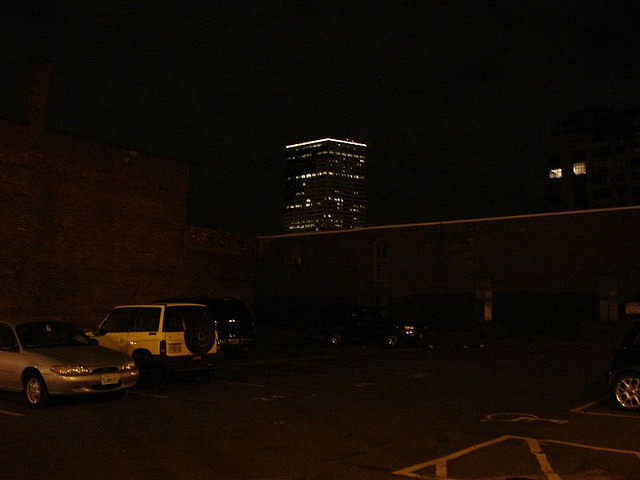
#> input picture data/car01.jpg, 640 x 480 px
$ jupyter execute CVL_Assignment01.ipynb
#> lines starting #> are read from the running program, lines starting #| are printed output that depends on the picture
#> further down, img_bgr is the input picture: shape (480, 640, 3); mean B, G, R 5.1, 11.5, 18.5
[cell 1]
import cv2
import numpy as np
import matplotlib.pyplot as plt

# ========= Helper =========
def rgb_hist(img_bgr):
    hists = []
    for i in range(3):
        h = cv2.calcHist([img_bgr], [i], None, [256], [0, 256])
        hists.append(h)
    return hists

def contrast_stretch_v(img_bgr, low_p=1.0, high_p=99.0):
#> called with low_p = 1, high_p = 99
    hsv = cv2.cvtColor(img_bgr, cv2.COLOR_BGR2HSV).astype(np.float32)
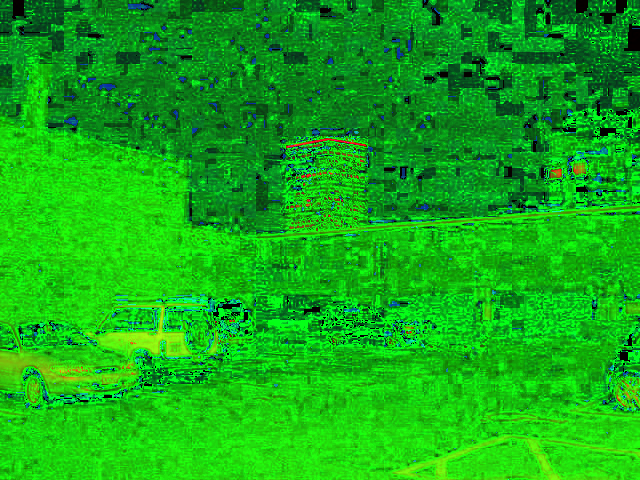
#> hsv: shape (480, 640, 3) float32; mean B, G, R 21.1, 172.7, 18.7
    V = hsv[..., 2]
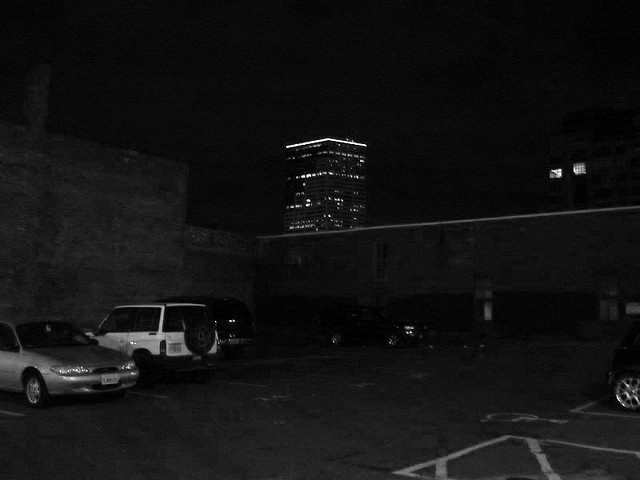
#> V: shape (480, 640) float32; min 0, max 255, mean 18.7
    p_low  = np.percentile(V, low_p)
#> p_low = 2
    p_high = np.percentile(V, high_p)
#> p_high = 106
    if p_high <= p_low:  # fallback aman
        return img_bgr.copy()
    V = (V - p_low) / (p_high - p_low)
    V = np.clip(V, 0, 1) * 255.0
    hsv[..., 2] = V
    out = cv2.cvtColor(hsv.astype(np.uint8), cv2.COLOR_HSV2BGR)
    return out

def gamma_correction_v(img_bgr, gamma=0.8):
#> called with gamma = 0.8
    hsv = cv2.cvtColor(img_bgr, cv2.COLOR_BGR2HSV).astype(np.float32)
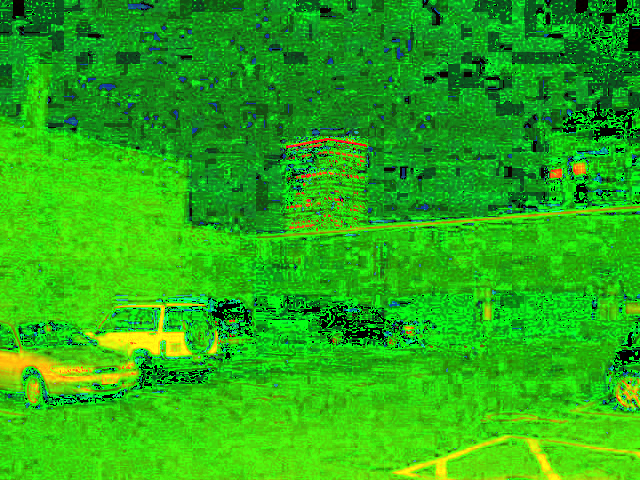
#> hsv: shape (480, 640, 3) float32; mean B, G, R 20.6, 175.3, 39.5
    V = hsv[..., 2] / 255.0
    V = np.power(np.clip(V, 0, 1), gamma)
    hsv[..., 2] = (np.clip(V, 0, 1) * 255.0)
    out = cv2.cvtColor(hsv.astype(np.uint8), cv2.COLOR_HSV2BGR)
    return out

def white_balance_lab_neutralize(img_bgr, strength=1.0):
#> called with strength = 0.6
    lab = cv2.cvtColor(img_bgr, cv2.COLOR_BGR2LAB)
#> lab: shape (480, 640, 3); mean of channels 0, 1, 2 37.6, 135.5, 142.8
    L, A, B = cv2.split(lab)
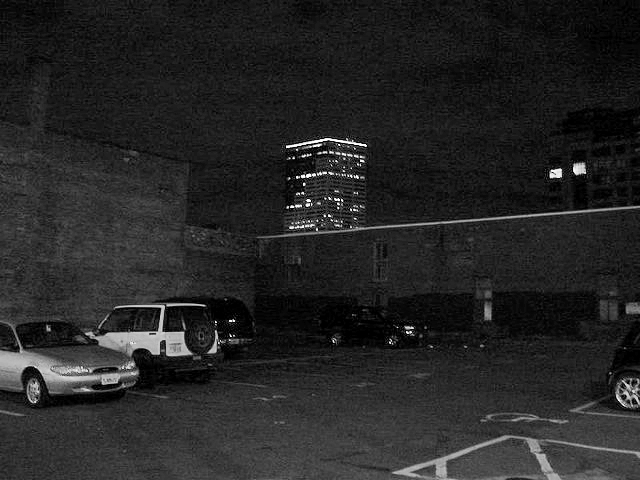
#> L: shape (480, 640); min 0, max 255, mean 37.6
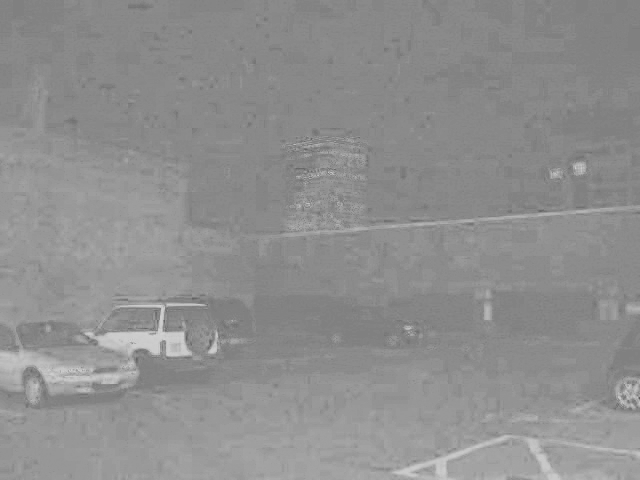
#> B: shape (480, 640); min 90, max 210, mean 142.8
    A = A.astype(np.float32); B = B.astype(np.float32)
    mean_a = float(np.mean(A)); mean_b = float(np.mean(B))
#> after `mean_a = float(np.mean(A))`: mean_a = 135.5
#> after `mean_b = float(np.mean(B))`: mean_b = 142.8
    A = A - strength * (mean_a - 128.0)
    B = B - strength * (mean_b - 128.0)
    A = np.clip(A, 0, 255).astype(np.uint8)
    B = np.clip(B, 0, 255).astype(np.uint8)
    lab_corr = cv2.merge([L, A, B])
#> lab_corr: shape (480, 640, 3); mean of channels 0, 1, 2 37.6, 130.5, 133.8
    return cv2.cvtColor(lab_corr, cv2.COLOR_LAB2BGR)
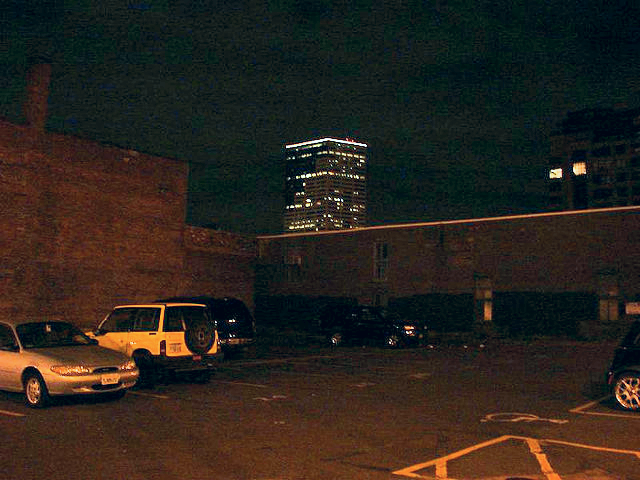
#> returned value: shape (480, 640, 3); mean B, G, R 28.8, 35.5, 42.2

def clahe_on_L(img_bgr, clipLimit=3.0, tileGridSize=(6,6)):
#> called with clipLimit = 2.5, tileGridSize = (6, 6)
    lab = cv2.cvtColor(img_bgr, cv2.COLOR_BGR2LAB)
#> lab: shape (480, 640, 3); mean of channels 0, 1, 2 37.7, 130.9, 134
    L, A, B = cv2.split(lab)
    clahe = cv2.createCLAHE(clipLimit=clipLimit, tileGridSize=tileGridSize)
    Lc = clahe.apply(L)
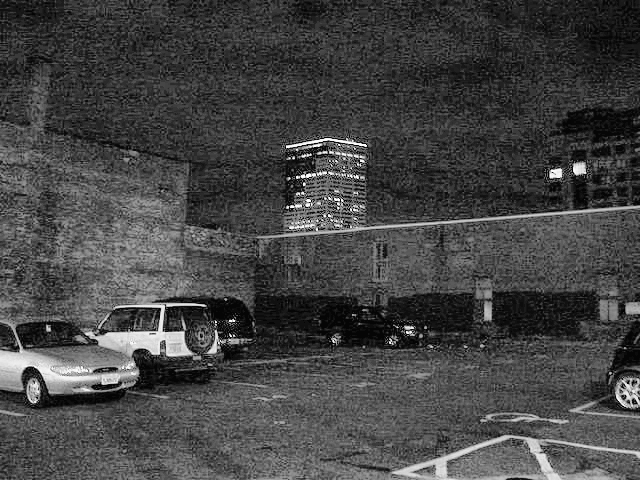
#> Lc: shape (480, 640); min 1, max 254, mean 68.9
    lab_c = cv2.merge([Lc, A, B])
#> lab_c: shape (480, 640, 3); mean of channels 0, 1, 2 68.9, 130.9, 134
    out = cv2.cvtColor(lab_c, cv2.COLOR_LAB2BGR)
    return out

def bilateral_denoise(img_bgr, d=9, sigmaColor=75, sigmaSpace=75):
#> called with d = 9, sigmaColor = 75, sigmaSpace = 75
    return cv2.bilateralFilter(img_bgr, d=d, sigmaColor=sigmaColor, sigmaSpace=sigmaSpace)
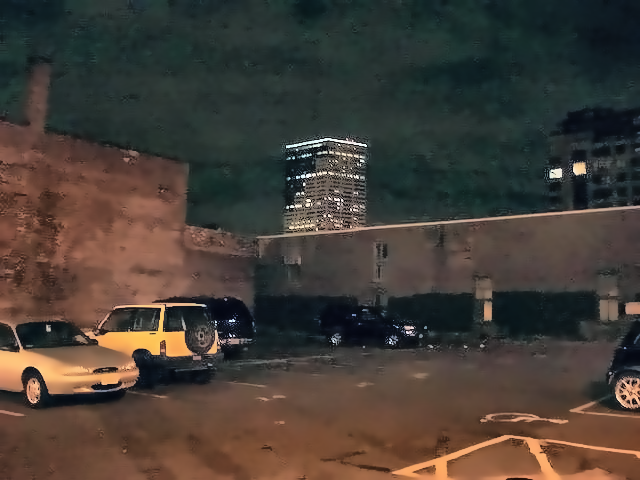
#> returned value: shape (480, 640, 3); mean of channels 0, 1, 2 54.7, 61.8, 69.8; drawn as B, G, R

def _gauss_ksize_from_sigma(sigma):
    k = int(max(3, round(sigma * 6 + 1)))
    return k + 1 if k % 2 == 0 else k

def unsharp_mask(img_bgr, radius=1.2, amount=1.2, threshold=3):
#> called with radius = 1, amount = 1, threshold = 5
    img = img_bgr.astype(np.float32)
    sigma = max(0.1, float(radius))
    ksize = _gauss_ksize_from_sigma(sigma)
    blur = cv2.GaussianBlur(img, (ksize, ksize), sigmaX=sigma, sigmaY=sigma, borderType=cv2.BORDER_REFLECT)

    mask = img - blur
    if threshold > 0:
        thr = np.full_like(mask, float(threshold))
        mask[np.abs(mask) < thr] = 0.0

    sharp = img + float(amount) * mask
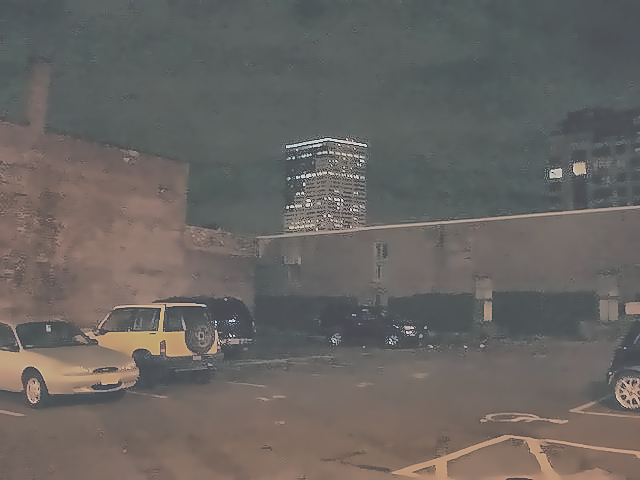
#> sharp: shape (480, 640, 3) float32; mean B, G, R 54.7, 61.8, 69.9; drawn with min black and max white
    sharp = np.clip(sharp, 0, 255).astype(np.uint8)
    return sharp

# ========= 0) Load =========
path = "data/car01.jpg"
img_bgr = cv2.imread(path)
assert img_bgr is not None, "Gambar tidak ditemukan. Cek path!"

# ========= 1) Gray-level Transformation =========
img_gray_cs = contrast_stretch_v(img_bgr, low_p=1.0, high_p=99.0)
img_gray    = gamma_correction_v(img_gray_cs, gamma=0.8)

# ========= 2) White Balance (LAB neutralization) =========
img_wb = white_balance_lab_neutralize(img_gray, strength=0.6)

# ========= 3) CLAHE (L-channel) =========
img_clahe = clahe_on_L(img_wb, clipLimit=2.5, tileGridSize=(6,6))

# ========= 4) Denoise (NLM + Bilateral) =========
img_denoise = cv2.fastNlMeansDenoisingColored(
    img_clahe, None, h=10, hColor=10, templateWindowSize=7, searchWindowSize=21
)
img_bilateral = bilateral_denoise(img_denoise, d=9, sigmaColor=75, sigmaSpace=75)

# ========= 5) Sharpening (Unsharp Mask) =========
img_sharp = unsharp_mask(img_bilateral, radius=1.0, amount=1.0, threshold=5)
cv2.bilateralFilter(img_sharp, d=5, sigmaColor=30, sigmaSpace=30)

# ========= Simpan hasil =========
cv2.imwrite("result_01_graylevel.jpg", img_gray)
cv2.imwrite("result_02_whitebalance.jpg", img_wb)
cv2.imwrite("result_03_clahe_L.jpg", img_clahe)
cv2.imwrite("result_04_denoise_bilateral.jpg", img_bilateral)
cv2.imwrite("result_05_final_sharpen.jpg", img_sharp)

# ========= Plot: Asli vs Gray-level vs WB vs CLAHE vs Denoise vs Final =========
titles = [
    "Original", "Gray-level (Stretch+Gamma)", "White Balance (LAB-neutralize)",
    "CLAHE (L-channel)", "Denoise (NLM + Bilateral)", "Final (Sharpen)"
]
imgs = [img_bgr, img_gray, img_wb, img_clahe, img_bilateral, img_sharp]

rows = len(imgs)
#> rows = 6
plt.figure(figsize=(18, 4*rows))

# Gambar
for i, (t, im) in enumerate(zip(titles, imgs), 1):
    plt.subplot(rows, 2, 2*i - 1)
    plt.imshow(cv2.cvtColor(im, cv2.COLOR_BGR2RGB))
    plt.title(t)
    plt.axis('off')
#> this loop made 6 passes
#> t on passes 1 to 6: 'Original', 'Gray-level (Stretch+Gamma)', 'White Balance (LAB-neutralize)', 'CLAHE (L-channel)', 'Denoise (NLM + Bilateral)', 'Final (Sharpen)'

# Histogram RGB
for i, (t, im) in enumerate(zip(titles, imgs), 1):
    hB, hG, hR = rgb_hist(im)
    plt.subplot(rows, 2, 2*i)
    plt.plot(hB, color='blue', label='B')
    plt.plot(hG, color='green', label='G')
    plt.plot(hR, color='red', label='R')
    plt.title(f"Histogram RGB — {t}")
    plt.xlim([0,256])
    if i == 1:
        plt.legend(loc='upper right')

plt.tight_layout()
plt.show()
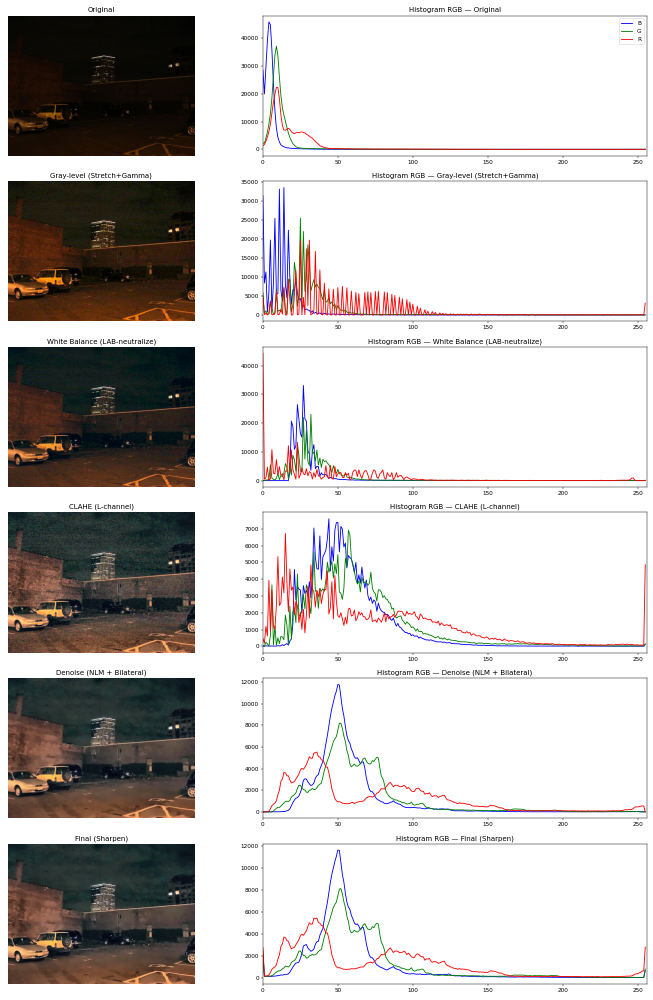
#> figure drawn by matplotlib, 12 panels; panel 7: curve peaks at x = 4, y = 45844; panel 7: curve peaks at x = 9, y = 37130; panel 7: curve peaks at x = 9, y = 22285; panel 8: curve peaks at x = 14, y = 33607

$ run again, with data/car03.jpg copied over data/car01.jpg
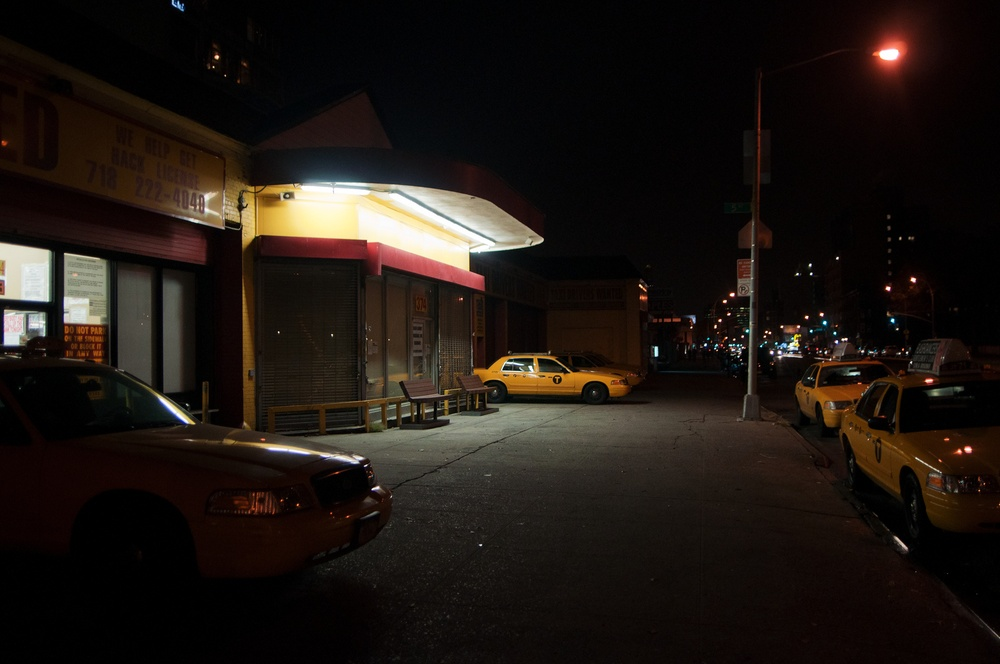
#> input picture data/car03.jpg, 1000 x 664 px, shrunk from 1600 x 1063 before the run
#> img_bgr is the input picture: shape (664, 1000, 3); mean B, G, R 18.6, 23.4, 30.7
#> p_low = 0
#> p_high = 251
#> in white_balance_lab_neutralize, `L, A, B = cv2.split(lab)`:
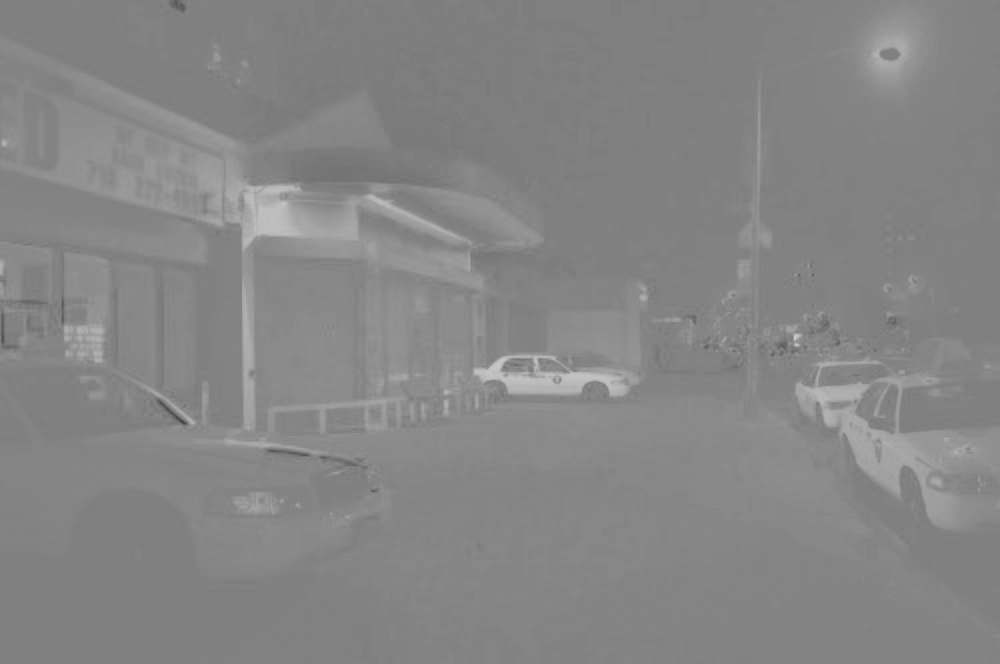
#> B: shape (664, 1000); min 66, max 211, mean 133.5
#> mean_a = 132.1
#> mean_b = 133.5
#> lab_corr: shape (664, 1000, 3); mean of channels 0, 1, 2 31.7, 129.1, 129.5
#> lab_c: shape (664, 1000, 3); mean of channels 0, 1, 2 54.2, 129.9, 129.7
#> in clahe_on_L, `out = cv2.cvtColor(lab_c, cv2.COLOR_LAB2BGR)`:
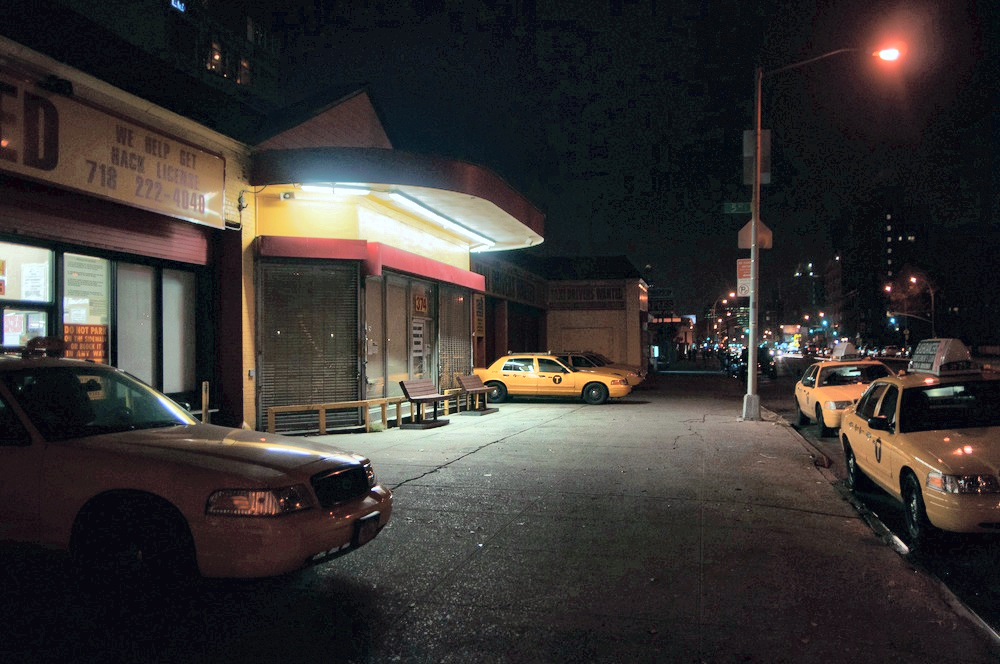
#> out: shape (664, 1000, 3); mean B, G, R 50.7, 52.4, 56.5
#> rows = 6
#> the loop `for i, (t, im) in enumerate(zip(titles, imgs), 1):` made 6 passes
#> t on passes 1 to 6: 'Original', 'Gray-level (Stretch+Gamma)', 'White Balance (LAB-neutralize)', 'CLAHE (L-channel)', 'Denoise (NLM + Bilateral)', 'Final (Sharpen)'

$ run again, with data/car05.jpg copied over data/car01.jpg
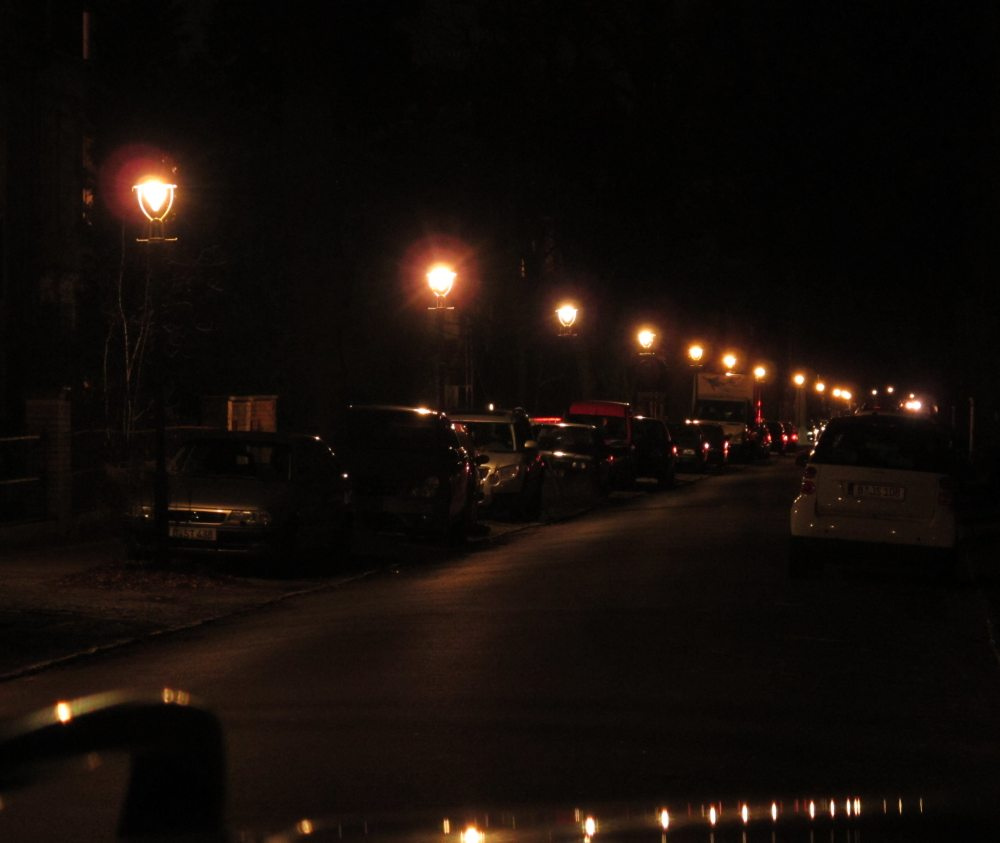
#> input picture data/car05.jpg, 1000 x 843 px
#> img_bgr is the input picture: shape (843, 1000, 3); mean B, G, R 8.8, 12.7, 19.5
#> p_low = 1
#> p_high = 175
#> mean_a = 133.3
#> mean_b = 134.6
#> lab_corr: shape (843, 1000, 3); mean of channels 0, 1, 2 24.5, 129.3, 130.6
#> lab_c: shape (843, 1000, 3); mean of channels 0, 1, 2 46.5, 129.8, 130.8
#> in clahe_on_L, `out = cv2.cvtColor(lab_c, cv2.COLOR_LAB2BGR)`:
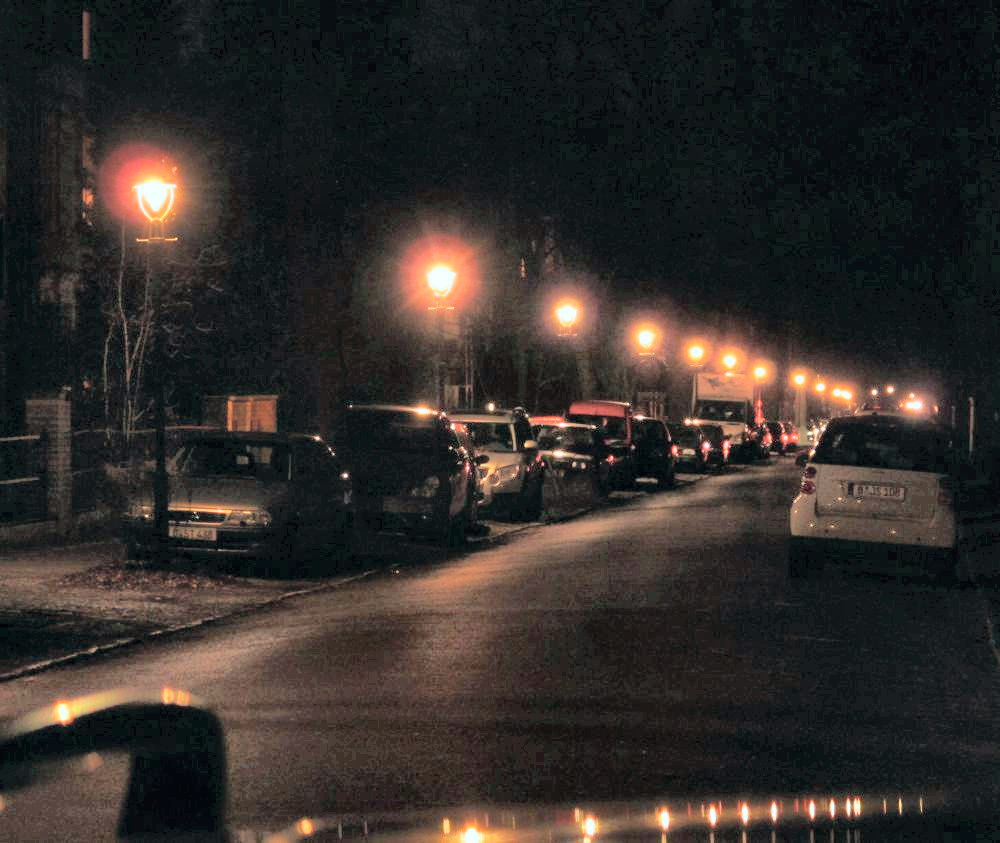
#> out: shape (843, 1000, 3); mean B, G, R 41.3, 44.8, 49.8
#> rows = 6
#> the loop `for i, (t, im) in enumerate(zip(titles, imgs), 1):` made 6 passes
#> t on passes 1 to 6: 'Original', 'Gray-level (Stretch+Gamma)', 'White Balance (LAB-neutralize)', 'CLAHE (L-channel)', 'Denoise (NLM + Bilateral)', 'Final (Sharpen)'
